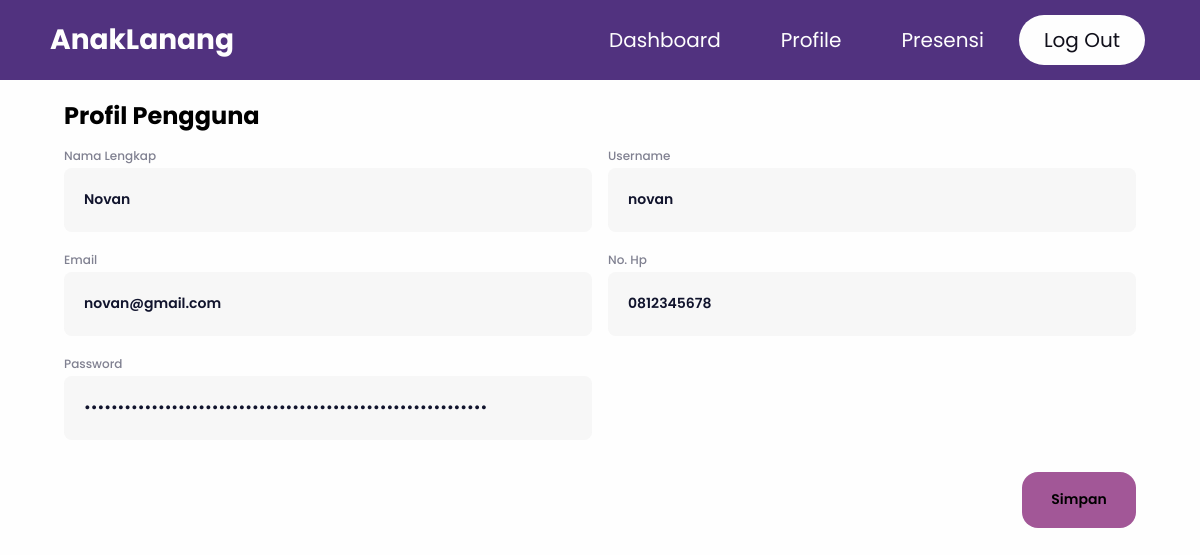
The page /profile.php (signed in) on the database its author committed.
### tables this page shows
CREATE TABLE `user` (
  `id` int(11) NOT NULL,
  `fullname` varchar(30) NOT NULL,
  `username` varchar(25) NOT NULL,
  `password` varchar(255) NOT NULL,
  `no_hp` varchar(12) NOT NULL,
  `email` varchar(25) NOT NULL
);

### profile.php (the view, shortened to what this page needs)
<?php
include 'config/function.php';
$username = $_SESSION['username'];
$query = mysqli_query($conn, "SELECT * FROM user WHERE username='$username'") or die(mysqli_error($conn));
$row = mysqli_fetch_array($query);
?>
<!DOCTYPE html>
<html lang="en">
<head>
    <link rel="stylesheet" media="all" href="css/presensi.css" />
    <link rel="stylesheet" media="all" href="css/input.css" />
    <link rel="stylesheet" href="css/navbar.css">
</head>
<body>
     <header>
        <div class="logo">AnakLanang</div>
        <nav class="nav-bar">
            <ul>
                <li>
                    <a href="dashboard.php">Dashboard</a>
                </li>
                <li>
                    <a href="profile.php">Profile</a>
                </li>
                <li>
                    <a href="presensi.php">Presensi</a>
                </li>
                <li>
                    <a href="logout.php"class="active" onclick="return confirm('Apakah kamu yakin untuk keluar?');">Log Out</a>
                </li>
            </ul>
        </nav>
    </header>
            <div>
                <div class="presensi-container">
                    <div class="presensi-stage h5"><strong>Profil Pengguna</strong></div>
                    <form action="#" method="post">
                        <div>
                            <div class="input-row">
                                <div class="input-field">
                                    <div class="input-label">Nama Lengkap</div>
                                    <div><input type="text" name="fullname" id="fullname" required value="<?php echo $row['fullname']; ?>"></div>
                                </div>
                                <div class=" input-field">
                                    <div class="input-label">Username</div>
                                    <div><input style="pointer-events: none;" type="text" name="username" id="username" required value="<?php echo $row['username']; ?>"></div>
                                </div>
                            </div>
                            <div class="input-row">
                                <div class="input-field">
                                    <div class="input-label">Email</div>
                                    <div><input type="email" name="email" id="email" required value="<?php echo $row['email']; ?>"></div>
                                </div>
                                <div class=" input-field">
                                    <div class="input-label">No. Hp</div>
                                    <div><input type="number" name="no_hp" id="no_hp" required value="<?php echo $row['no_hp']; ?>"></div>
                                </div>
                            </div>
                            <div class="input-row">
                                <div class="input-field">
                                    <div class="input-label">Password</div>
                                    <div><input type="password" name="password" id="password" required value="<?php echo $row['password']; ?>"></div>
                                </div>
                            </div>
                            <div class="btn-right">
                                <button class="btn btn-primary" type="submit" name="update" value="">Simpan</button>
                            </div>
                        </div>
                    </form>
                </div>
            </div>
</body>
</html>

### css/presensi.css (style rules this page uses)
* { -webkit-font-smoothing: antialiased !important; text-rendering: optimizeSpeed !important; scroll-behavior: smooth !important; font-family: "Poppins", sans-serif !important; }
*, *:before, *:after { -webkit-box-sizing: inherit; box-sizing: inherit; }
html, body, div, a, img, nav { margin: 0; padding: 0; border: 0; vertical-align: baseline; }
html { -ms-text-size-adjust: 100%; -webkit-text-size-adjust: 100%; }
button { cursor: pointer; background: none; margin: 0; padding: 0; border: 0; }
div, button, a, a:focus { outline: none; }
html { -webkit-box-sizing: border-box; box-sizing: border-box; }
a { text-decoration: none; }
a, button { -webkit-tap-highlight-color: rgba(0, 0, 0, 0); }
.presensi-container { -webkit-box-flex: 1; -ms-flex-positive: 1; flex-grow: 1; padding: 0 64px 64px; }
.presensi-stage { margin-bottom: 16px; }

### css/input.css (style rules this page uses)
* { -webkit-font-smoothing: antialiased !important; text-rendering: optimizeSpeed !important; scroll-behavior: smooth !important; font-family: "Poppins", sans-serif !important; }
input, select { width: 100%; height: 64px; padding: 0 20px; border-radius: 8px; border: 0; background: rgba(228, 228, 228, 0.3); font-size: 14px; font-weight: 600; color: #11142d; }
.input-row { display: -webkit-box; display: -ms-flexbox; display: flex; margin: 0 -8px; }
.input-row:not(:last-child) { margin-bottom: 20px; }
.input-row .input-field { -webkit-box-flex: 0; -ms-flex: 0 0 calc(50% - 16px); flex: 0 0 calc(50% - 16px); width: calc(50% - 16px); margin: 0 8px; }
.input-label { margin-bottom: 4px; font-size: 12px; line-height: 1.33333; font-weight: 500; color: #808191; }

### css/navbar.css (style rules this page uses)
* { margin: 0; padding: 0; list-style: none; text-decoration: none; font-family: "Google Sans Regular"; box-sizing: border-box; }
body { background: #fefefe; }
header { width: 100%; height: 80px; background: #51327F; display: flex; align-items: center; justify-content: space-between ; padding: 0 100px; margin-bottom: 20px; }
.logo { font-size: 28px; font-weight: bold; color: #fefefe; }
.nav-bar ul { display: flex; }
.nav-bar ul li a { display: block; color: #fefefe; font-size: 20px; padding: 10px 25px; border-radius: 50px; transition: 0.2s; margin: 0 5px; }
.nav-bar ul li a.active { color: #11101b; background: #fefefe; }
@media only screen and (max-width: 1320px) { header { padding: 0 50px; } }

### css/pallete.css (style rules this page uses)
:root { --color-black: #11142d !important; --color-white: #fff !important; --color-primary: #A25797 !important; --color-primary-darker: #DC77AC!important; --color-secondary: #3c4a4f !important; --color-secondary-darker: #918b76 !important; --color-secondary-lighter: #e4e4e4 !important; --color-gradient: radial-gradient(103.03% 103.03% at 0% 0%, #A25797 0%, #DC77AC 100%); }

### css/header.css (style rules this page uses)
header { position: relative; z-index: 10; display: -webkit-box; display: -ms-flexbox; display: flex; justify-content: end; -webkit-box-align: center; -ms-flex-align: center; align-items: center; padding: 48px 64px 36px; }

### css/typography.css (style rules this page uses)
.h5 { font-size: 24px; font-weight: 500; line-height: 1.33333; }

### css/button.css (style rules this page uses)
.btn { min-width: 114px; height: 56px; padding: 0 24px; border-radius: 16px; font-size: 14px; font-weight: 600; -webkit-transition: all 0.2s; -o-transition: all 0.2s; transition: all 0.2s; }
.btn-primary { background-color: #A25797; }
.btn-right { margin-top: 32px; text-align: right; }
a { color: inherit; }

### rows shown on the page
user: fullname "Novan", username "novan", email "novan@gmail.com", no_hp "0812345678"
